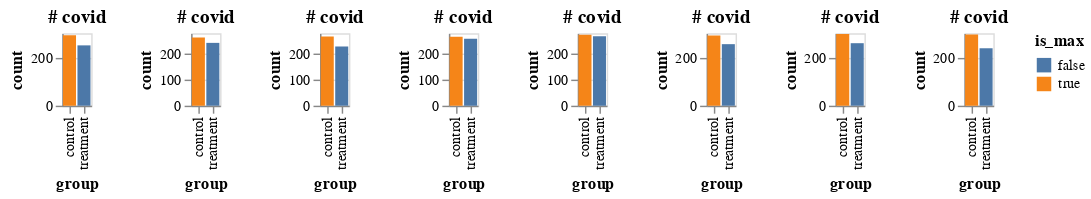

The notebook cell this image was saved under:
### Code cell
all_ = []

for j in range(8):
    df1 = make_data_frame(p_covid_treat=.1, p_covid_control=.11, totalN=5000)
    plot1 = make_plot_2(df1)
    all_.append(plot1)

alt.hconcat(*all_)

### Figure 1 — Vega-Lite specification as saved in the notebook (floating-point values rounded to 4 significant figures)
{"config": {"view": {"continuousWidth": 400, "continuousHeight": 300}}, "hconcat": [{"data": {"name": "data-9dbc31e0f5810e81d5c56ff20eb8f5bb"}, "mark": "bar", "encoding": {"color": {"field": "is_max", "type": "nominal"}, "tooltip": {"field": "count", "type": "quantitative"}, "x": {"field": "group", "type": "nominal"}, "y": {"field": "count", "type": "quantitative"}}, "height": 50, "title": "# covid", "width": 20}, {"data": {"name": "data-622bcec81d71080cb43fb39252569d2c"}, "mark": "bar", "encoding": {"color": {"field": "is_max", "type": "nominal"}, "tooltip": {"field": "count", "type": "quantitative"}, "x": {"field": "group", "type": "nominal"}, "y": {"field": "count", "type": "quantitative"}}, "height": 50, "title": "# covid", "width": 20}, {"data": {"name": "data-76beb5b40dc14cf4015a6aad8d8ef686"}, "mark": "bar", "encoding": {"color": {"field": "is_max", "type": "nominal"}, "tooltip": {"field": "count", "type": "quantitative"}, "x": {"field": "group", "type": "nominal"}, "y": {"field": "count", "type": "quantitative"}}, "height": 50, "title": "# covid", "width": 20}, {"data": {"name": "data-32df2fd1d632f1bd2ae66e2d21f33dd7"}, "mark": "bar", "encoding": {"color": {"field": "is_max", "type": "nominal"}, "tooltip": {"field": "count", "type": "quantitative"}, "x": {"field": "group", "type": "nominal"}, "y": {"field": "count", "type": "quantitative"}}, "height": 50, "title": "# covid", "width": 20}, {"data": {"name": "data-e5ebe2aa7eb77598f52abdb4a9fe258c"}, "mark": "bar", "encoding": {"color": {"field": "is_max", "type": "nominal"}, "tooltip": {"field": "count", "type": "quantitative"}, "x": {"field": "group", "type": "nominal"}, "y": {"field": "count", "type": "quantitative"}}, "height": 50, "title": "# covid", "width": 20}, {"data": {"name": "data-dd07eaddc759e9544109c06a878b84d8"}, "mark": "bar", "encoding": {"color": {"field": "is_max", "type": "nominal"}, "tooltip": {"field": "count", "type": "quantitative"}, "x": {"field": "group", "type": "nominal"}, "y": {"field": "count", "type": "quantitative"}}, "height": 50, "title": "# covid", "width": 20}, {"data": {"name": "data-66e7e795373cb9db512f4c0db9ac1e7a"}, "mark": "bar", "encoding": {"color": {"field": "is_max", "type": "nominal"}, "tooltip": {"field": "count", "type": "quantitative"}, "x": {"field": "group", "type": "nominal"}, "y": {"field": "count", "type": "quantitative"}}, "height": 50, "title": "# covid", "width": 20}, {"data": {"name": "data-65bed616ac8ed1ea74faf65feb327527"}, "mark": "bar", "encoding": {"color": {"field": "is_max", "type": "nominal"}, "tooltip": {"field": "count", "type": "quantitative"}, "x": {"field": "group", "type": "nominal"}, "y": {"field": "count", "type": "quantitative"}}, "height": 50, "title": "# covid", "width": 20}], "$schema": "https://vega.github.io/schema/vega-lite/v4.17.0.json", "datasets": {"data-9dbc31e0f5810e81d5c56ff20eb8f5bb": [{"group": "treatment", "count": 250, "is_max": false}, {"group": "control", "count": 292, "is_max": true}], "data-622bcec81d71080cb43fb39252569d2c": [{"group": "treatment", "count": 243, "is_max": false}, {"group": "control", "count": 264, "is_max": true}], "data-76beb5b40dc14cf4015a6aad8d8ef686": [{"group": "treatment", "count": 229, "is_max": false}, {"group": "control", "count": 268, "is_max": true}], "data-32df2fd1d632f1bd2ae66e2d21f33dd7": [{"group": "treatment", "count": 259, "is_max": false}, {"group": "control", "count": 267, "is_max": true}], "data-e5ebe2aa7eb77598f52abdb4a9fe258c": [{"group": "treatment", "count": 269, "is_max": false}, {"group": "control", "count": 274, "is_max": true}], "data-dd07eaddc759e9544109c06a878b84d8": [{"group": "treatment", "count": 255, "is_max": false}, {"group": "control", "count": 291, "is_max": true}], "data-66e7e795373cb9db512f4c0db9ac1e7a": [{"group": "treatment", "count": 259, "is_max": false}, {"group": "control", "count": 297, "is_max": true}], "data-65bed616ac8ed1ea74faf65feb327527": [{"group": "treatment", "count": 238, "is_max": false}, {"group": "control", "count": 295, "is_max": true}]}}
